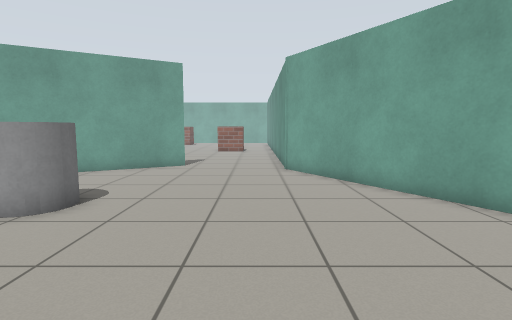
View 1 (above)

18 first-person views from a walk through a robot-simulator world made for Gazebo. The camera is 0.94 m above the floor, tilts 6° down and sees 80° across. The floor is counted in squares, 0.5 m on a side. Each view is taken from the middle of a square. On the plan, view 1 faces up. The plan holds only what a view shows up to about 16 squares ahead; the rest is blank.

View 2
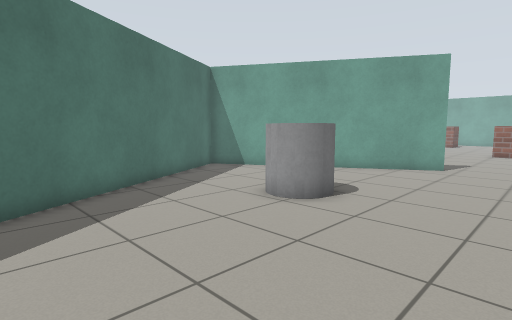

View 3
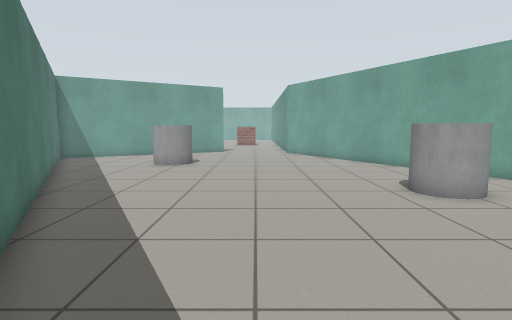

View 4
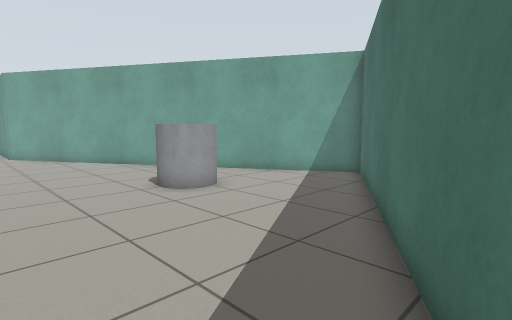

View 5
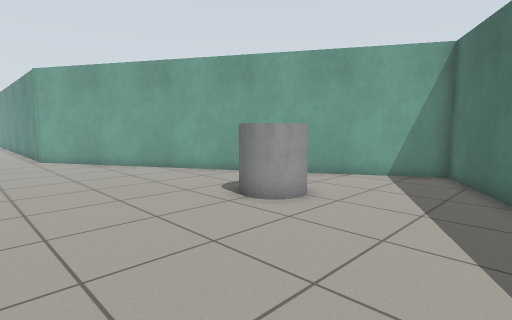

View 6
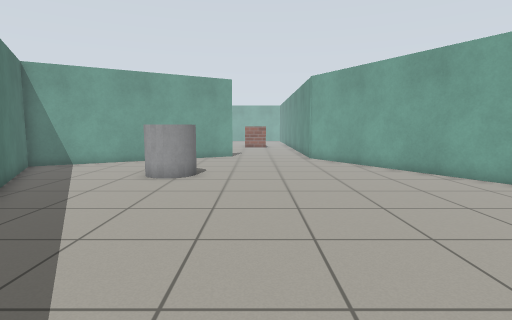

View 7
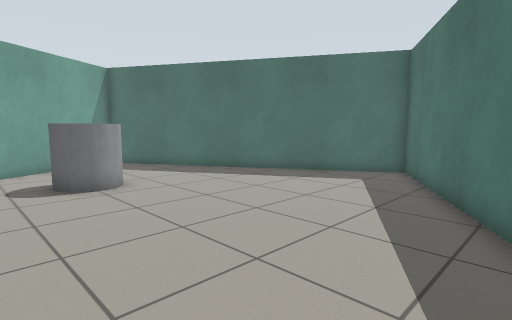

View 8
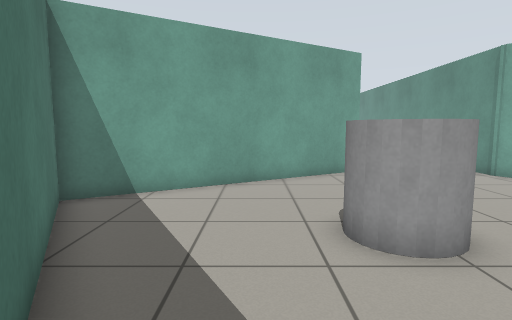

View 9
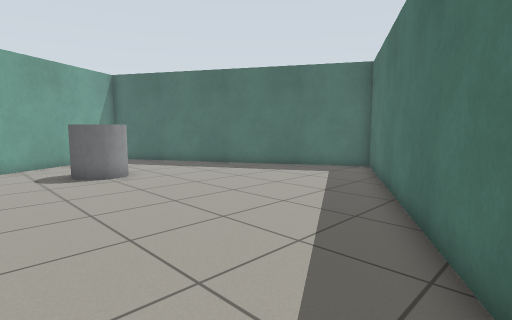

View 10
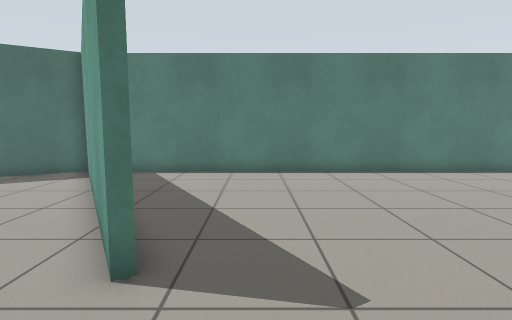

View 11
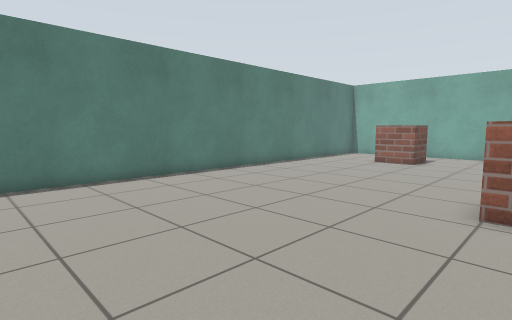

View 12
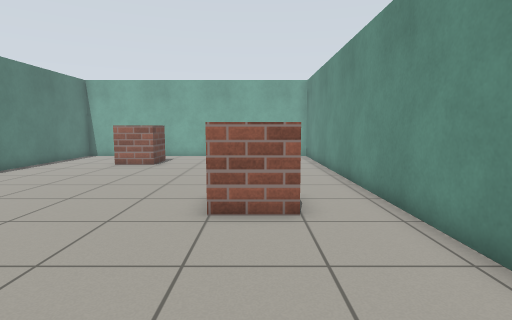

View 13
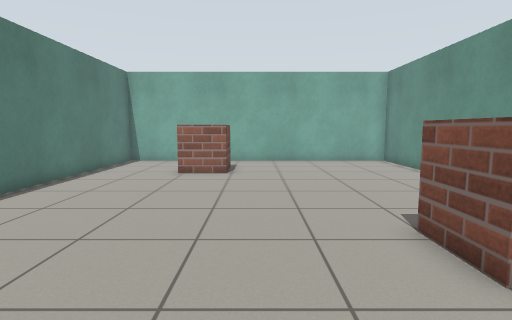

View 14
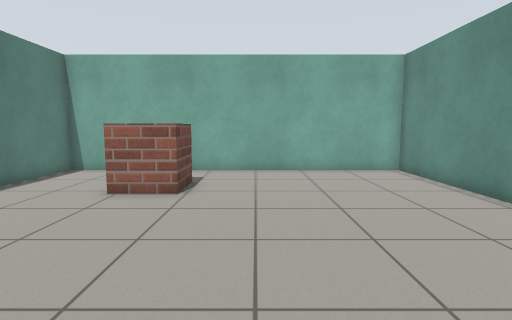

View 15
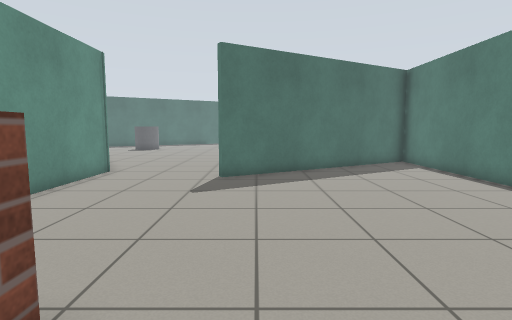

View 16
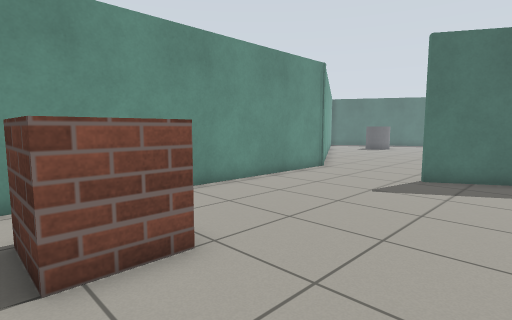

View 17
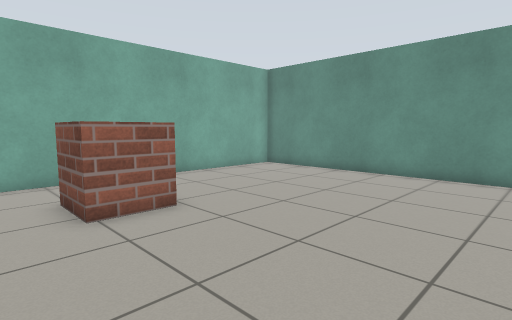

View 18
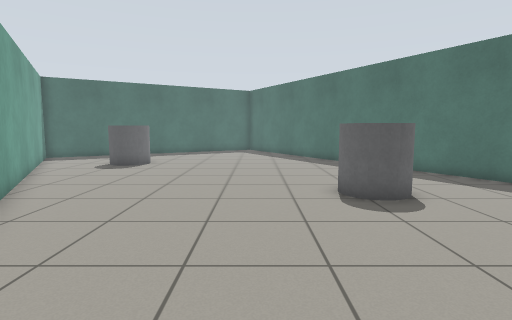

### Floor plan
Points are (right, up) in squares from view 1. A wall is a line through its corners. A room is listed if a view was taken in it or the views show most of it. See-through windows are left out.
Room 1 (views 1, 2, 3, 4, 5, 6, 7, 8, 9)
walls: (-4.9, 14.4) (-13.1, 9.7) (-1.5, -10.4) (11.2, -3.1) (1.4, 13.9)
ways out: opening at (-2, 13) to room 2
objects: grey cylinder (-6, 6) to (-4, 8); grey cylinder (4, -1) to (5, 1)
Room 2 (views 10, 11, 12, 13, 14, 15, 16, 17, 18)
walls: (1.4, 13.9) (1.4, 38.5) (-13.2, 38.5) (-13.2, 10.8); (-12, 10.7) (-3.7, 15.5) (-3.6, 15.2) (-4.9, 14.4)
low walls: (-1, 24.4) (-3.1, 24.4) (-3.1, 26.4) (-1, 26.4); (-7.2, 35.6) (-7.2, 33.5) (-9.2, 33.5) (-9.2, 35.5)
ways out: opening at (-2, 13) to room 1

Positions as (right, up) in squares from view 1, and headings:
1: (0, 0), facing up
2: (0, 0), facing up-left
3: (-1, -9), facing up
4: (-1, -9), facing up-right
5: (-2, -6), facing up-right
6: (-2, -5), facing up
7: (-6, 3), facing down-right
8: (-8, 2), facing up
9: (-8, 4), facing down-right
10: (0, 17), facing left
11: (-2, 17), facing up-left
12: (-2, 18), facing up
13: (-6, 21), facing up
14: (-5, 25), facing up
15: (-5, 27), facing down
16: (-7, 27), facing down-right
17: (-11, 27), facing up-right
18: (-2, 16), facing down
